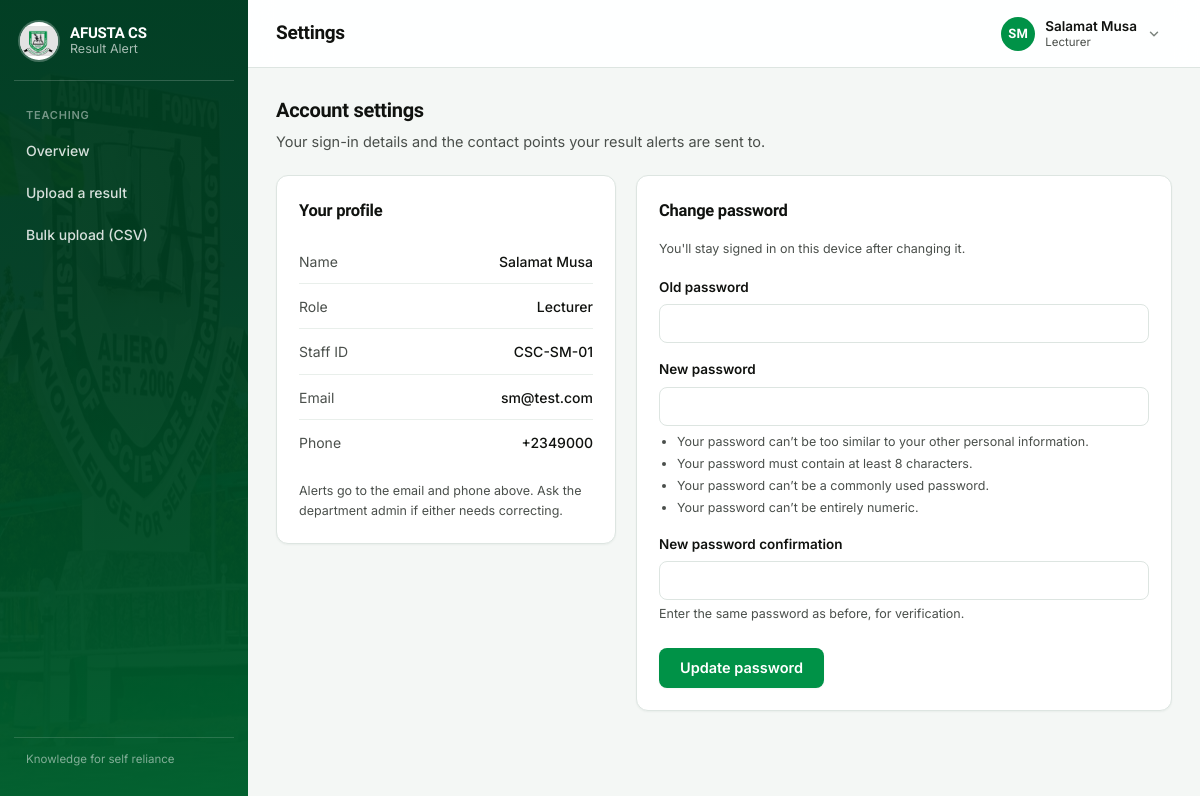
The page /accounts/settings/ (signed in) on the database its author committed.
### accounts/models.py (models this page shows, shortened)
class User(AbstractUser):
    class Role(models.TextChoices):
        STUDENT = 'student', 'Student'
        LECTURER = 'lecturer', 'Lecturer'
        ADMIN = 'admin', 'Admin'
    role = models.CharField(max_length=10, choices=Role.choices)
    phone = models.CharField(
        max_length=20,
        help_text='Include country code where possible, e.g. +2348012345678',
    )
    @property
    def initials(self):
        letters = ''.join(part[0] for part in (self.first_name, self.last_name) if part)
        return (letters or self.username[:2]).upper()

### accounts/views.py (the view)
# urls.py: path('settings/', views.account_settings, name='settings'),
@login_required
def account_settings(request):
    if request.method == 'POST':
        form = StyledPasswordChangeForm(request.user, request.POST)
        if form.is_valid():
            user = form.save()
            update_session_auth_hash(request, user)
            messages.success(request, 'Your password has been changed.')
            return redirect('accounts:settings')
        messages.error(request, 'Please correct the errors below.')
    else:
        form = StyledPasswordChangeForm(request.user)
    return render(request, 'accounts/settings.html', {'form': form})

### accounts/forms.py
class StyledPasswordChangeForm(PasswordChangeForm):
    def __init__(self, *args, **kwargs):
        super().__init__(*args, **kwargs)
        for field in self.fields.values():
            field.widget.attrs.update({'class': 'form-control'})

### templates/accounts/settings.html (shortened to what this page needs)
{% extends 'base_app.html' %}
{% block page_title %}Settings{% endblock %}
{% block content %}
<div class="page-head">
  <h2 style="font-size:20px;">Account settings</h2>
  <p>Your sign-in details and the contact points your result alerts are sent to.</p>
</div>
<div class="grid-2">
  <div class="card">
    <h3 class="card-title">Your profile</h3>
    <dl class="info-list">
      <div class="info-row"><dt>Name</dt><dd>{{ request.user.get_full_name|default:"—" }}</dd></div>
      <div class="info-row"><dt>Role</dt><dd>{{ request.user.get_role_display }}</dd></div>
      <div class="info-row">
        <dt>{% if request.user.role == 'student' %}Matric no.{% elif request.user.role == 'lecturer' %}Staff ID{% else %}Username{% endif %}</dt>
        <dd>{{ request.user.username }}</dd>
      </div>
      <div class="info-row"><dt>Email</dt><dd>{{ request.user.email|default:"—" }}</dd></div>
      <div class="info-row"><dt>Phone</dt><dd>{{ request.user.phone|default:"—" }}</dd></div>
    </dl>
    <p class="helptext" style="margin-top:14px;">
      Alerts go to the email and phone above. Ask the department admin if either needs correcting.
    </p>
  </div>
  <div class="card">
    <h3 class="card-title">Change password</h3>
    <p class="helptext" style="margin-bottom:18px;">
      You'll stay signed in on this device after changing it.
    </p>
    <form method="post">
      {% include '_form_fields.html' %}
      <div class="form-actions">
        <button class="btn btn-primary" type="submit">Update password</button>
      </div>
    </form>
  </div>
</div>
{% endblock %}

### templates/base_app.html (shortened to what this page needs)
{% load static %}<!DOCTYPE html>
<html lang="en">
<head>
  <link rel="stylesheet" href="{% static 'css/main.css' %}">
</head>
<body>
  <div class="app-shell">
    <aside class="sidebar">
      <a class="brand" href="{% url 'home' %}">
        <img src="{% static 'images/logo.jpg' %}" alt="AFUSTA crest">
        <span class="brand-text">
          <span class="brand-word">AFUSTA CS</span>
          <span class="brand-sub">Result Alert</span>
        </span>
      </a>
      <nav aria-label="Main">
        {% block sidenav %}{% include '_sidenav.html' %}{% endblock %}
      </nav>
      <div class="spacer"></div>
      <p class="sidebar-foot">Knowledge for self reliance</p>
    </aside>
    <div class="main">
      <header class="topbar">
        <h1>{% block page_title %}Dashboard{% endblock %}</h1>
        <div class="user-menu" data-user-menu>
          <button type="button" class="user-menu-btn" data-user-menu-button
                  aria-expanded="false" aria-haspopup="true">
            <span class="avatar" aria-hidden="true">{{ request.user.initials }}</span>
            <span class="user-menu-id">
              <span class="user-menu-name">{{ request.user.get_full_name|default:request.user.username }}</span>
              <span class="user-menu-role">{{ request.user.get_role_display }}</span>
            </span>
            <svg class="user-menu-caret" width="14" height="14" viewBox="0 0 24 24" fill="none"
                 stroke="currentColor" stroke-width="2.5" stroke-linecap="round" stroke-linejoin="round"
                 aria-hidden="true"><polyline points="6 9 12 15 18 9"></polyline></svg>
          </button>
        </div>
      </header>
      <main class="content">
        {% block content %}{% endblock %}
      </main>
    </div>
  </div>
</body>
</html>

### rows shown on the page
User: user.initials "SM", user.get_full_name "Salamat Musa", user.role "Lecturer", user.username "CSC-SM-01", user.email "sm@test.com", user.phone "+2349000"

### other values the page prints
{{ field.label }} "Old password" "New password" "New password confirmation"
{{ field.help_text }} "Enter the same password as before, for verification."
